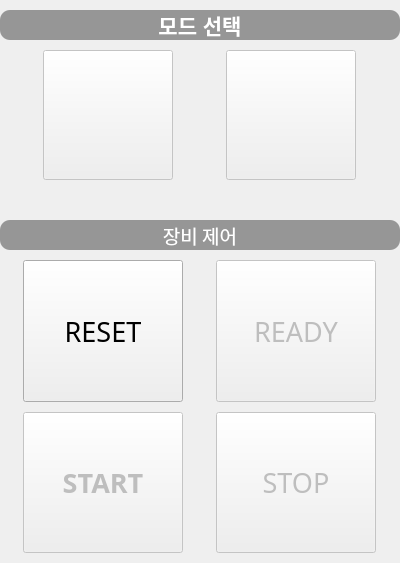
<?xml version="1.0" encoding="UTF-8"?>
<ui version="4.0">
 <class>ControlPanel</class>
 <widget class="QWidget" name="ControlPanel">
  <property name="geometry">
   <rect>
    <x>0</x>
    <y>0</y>
    <width>400</width>
    <height>563</height>
   </rect>
  </property>
  <property name="sizePolicy">
   <sizepolicy hsizetype="Fixed" vsizetype="Preferred">
    <horstretch>0</horstretch>
    <verstretch>0</verstretch>
   </sizepolicy>
  </property>
  <property name="maximumSize">
   <size>
    <width>400</width>
    <height>16777215</height>
   </size>
  </property>
  <property name="windowTitle">
   <string>Form</string>
  </property>
  <layout class="QVBoxLayout" name="verticalLayout_3">
   <property name="spacing">
    <number>40</number>
   </property>
   <property name="leftMargin">
    <number>0</number>
   </property>
   <property name="topMargin">
    <number>10</number>
   </property>
   <property name="rightMargin">
    <number>0</number>
   </property>
   <property name="bottomMargin">
    <number>10</number>
   </property>
   <item>
    <layout class="QVBoxLayout" name="verticalLayout_2">
     <property name="spacing">
      <number>10</number>
     </property>
     <item>
      <widget class="QLabel" name="label">
       <property name="sizePolicy">
        <sizepolicy hsizetype="Preferred" vsizetype="Fixed">
         <horstretch>0</horstretch>
         <verstretch>0</verstretch>
        </sizepolicy>
       </property>
       <property name="minimumSize">
        <size>
         <width>0</width>
         <height>30</height>
        </size>
       </property>
       <property name="maximumSize">
        <size>
         <width>16777215</width>
         <height>30</height>
        </size>
       </property>
       <property name="font">
        <font>
         <pointsize>16</pointsize>
         <bold>true</bold>
        </font>
       </property>
       <property name="styleSheet">
        <string notr="true">background-color: rgb(150, 150, 150);
border-radius: 10px;
color:#ffffff;
</string>
       </property>
       <property name="frameShape">
        <enum>QFrame::NoFrame</enum>
       </property>
       <property name="frameShadow">
        <enum>QFrame::Plain</enum>
       </property>
       <property name="text">
        <string>모드 선택</string>
       </property>
       <property name="alignment">
        <set>Qt::AlignCenter</set>
       </property>
       <property name="indent">
        <number>-1</number>
       </property>
      </widget>
     </item>
     <item>
      <layout class="QHBoxLayout" name="horizontalLayout">
       <item>
        <widget class="QPushButton" name="panoButton">
         <property name="enabled">
          <bool>false</bool>
         </property>
         <property name="sizePolicy">
          <sizepolicy hsizetype="Fixed" vsizetype="Fixed">
           <horstretch>0</horstretch>
           <verstretch>0</verstretch>
          </sizepolicy>
         </property>
         <property name="minimumSize">
          <size>
           <width>130</width>
           <height>130</height>
          </size>
         </property>
         <property name="maximumSize">
          <size>
           <width>130</width>
           <height>130</height>
          </size>
         </property>
         <property name="cursor">
          <cursorShape>ArrowCursor</cursorShape>
         </property>
         <property name="layoutDirection">
          <enum>Qt::LeftToRight</enum>
         </property>
         <property name="autoFillBackground">
          <bool>false</bool>
         </property>
         <property name="styleSheet">
          <string notr="true"/>
         </property>
         <property name="text">
          <string/>
         </property>
         <property name="icon">
          <iconset>
           <selectedoff>:/icon/pano.png</selectedoff>
           <selectedon>:/icon/pano_clicked.png</selectedon>
          </iconset>
         </property>
         <property name="iconSize">
          <size>
           <width>100</width>
           <height>150</height>
          </size>
         </property>
         <property name="checkable">
          <bool>true</bool>
         </property>
         <property name="checked">
          <bool>false</bool>
         </property>
        </widget>
       </item>
       <item>
        <widget class="QPushButton" name="cephButton">
         <property name="enabled">
          <bool>false</bool>
         </property>
         <property name="sizePolicy">
          <sizepolicy hsizetype="Fixed" vsizetype="Fixed">
           <horstretch>0</horstretch>
           <verstretch>0</verstretch>
          </sizepolicy>
         </property>
         <property name="minimumSize">
          <size>
           <width>130</width>
           <height>130</height>
          </size>
         </property>
         <property name="maximumSize">
          <size>
           <width>130</width>
           <height>130</height>
          </size>
         </property>
         <property name="autoFillBackground">
          <bool>false</bool>
         </property>
         <property name="styleSheet">
          <string notr="true"/>
         </property>
         <property name="text">
          <string/>
         </property>
         <property name="icon">
          <iconset>
           <selectedoff>:/icon/ceph.png</selectedoff>
           <selectedon>:/icon/ceph_clicked.png</selectedon>
          </iconset>
         </property>
         <property name="iconSize">
          <size>
           <width>100</width>
           <height>150</height>
          </size>
         </property>
         <property name="checkable">
          <bool>true</bool>
         </property>
         <property name="checked">
          <bool>false</bool>
         </property>
        </widget>
       </item>
      </layout>
     </item>
    </layout>
   </item>
   <item>
    <layout class="QVBoxLayout" name="verticalLayout">
     <property name="spacing">
      <number>10</number>
     </property>
     <item>
      <widget class="QLabel" name="label_2">
       <property name="sizePolicy">
        <sizepolicy hsizetype="Preferred" vsizetype="Fixed">
         <horstretch>0</horstretch>
         <verstretch>0</verstretch>
        </sizepolicy>
       </property>
       <property name="minimumSize">
        <size>
         <width>0</width>
         <height>30</height>
        </size>
       </property>
       <property name="maximumSize">
        <size>
         <width>16777215</width>
         <height>30</height>
        </size>
       </property>
       <property name="font">
        <font>
         <family>HY헤드라인M</family>
         <pointsize>14</pointsize>
         <bold>false</bold>
        </font>
       </property>
       <property name="styleSheet">
        <string notr="true">background-color: rgb(150, 150, 150);
border-radius: 10px;
color:#ffffff;
</string>
       </property>
       <property name="text">
        <string>장비 제어</string>
       </property>
       <property name="alignment">
        <set>Qt::AlignCenter</set>
       </property>
      </widget>
     </item>
     <item>
      <layout class="QGridLayout" name="gridLayout">
       <item row="0" column="0">
        <widget class="QPushButton" name="resetButton">
         <property name="enabled">
          <bool>true</bool>
         </property>
         <property name="sizePolicy">
          <sizepolicy hsizetype="Fixed" vsizetype="Expanding">
           <horstretch>0</horstretch>
           <verstretch>0</verstretch>
          </sizepolicy>
         </property>
         <property name="minimumSize">
          <size>
           <width>160</width>
           <height>0</height>
          </size>
         </property>
         <property name="maximumSize">
          <size>
           <width>160</width>
           <height>16777215</height>
          </size>
         </property>
         <property name="font">
          <font>
           <family>Arial Black</family>
           <pointsize>20</pointsize>
           <bold>false</bold>
          </font>
         </property>
         <property name="styleSheet">
          <string notr="true"/>
         </property>
         <property name="text">
          <string>RESET</string>
         </property>
         <property name="checkable">
          <bool>false</bool>
         </property>
        </widget>
       </item>
       <item row="0" column="1">
        <widget class="QPushButton" name="readyButton">
         <property name="enabled">
          <bool>false</bool>
         </property>
         <property name="sizePolicy">
          <sizepolicy hsizetype="Fixed" vsizetype="Expanding">
           <horstretch>0</horstretch>
           <verstretch>0</verstretch>
          </sizepolicy>
         </property>
         <property name="minimumSize">
          <size>
           <width>160</width>
           <height>0</height>
          </size>
         </property>
         <property name="maximumSize">
          <size>
           <width>160</width>
           <height>16777215</height>
          </size>
         </property>
         <property name="font">
          <font>
           <family>Arial Black</family>
           <pointsize>20</pointsize>
           <bold>false</bold>
          </font>
         </property>
         <property name="text">
          <string>READY</string>
         </property>
         <property name="checkable">
          <bool>false</bool>
         </property>
         <property name="checked">
          <bool>false</bool>
         </property>
        </widget>
       </item>
       <item row="1" column="0">
        <widget class="QPushButton" name="startButton">
         <property name="enabled">
          <bool>false</bool>
         </property>
         <property name="sizePolicy">
          <sizepolicy hsizetype="Fixed" vsizetype="Expanding">
           <horstretch>0</horstretch>
           <verstretch>0</verstretch>
          </sizepolicy>
         </property>
         <property name="minimumSize">
          <size>
           <width>160</width>
           <height>0</height>
          </size>
         </property>
         <property name="maximumSize">
          <size>
           <width>160</width>
           <height>16777215</height>
          </size>
         </property>
         <property name="font">
          <font>
           <family>Arial Black</family>
           <pointsize>20</pointsize>
           <bold>true</bold>
           <strikeout>false</strikeout>
           <stylestrategy>PreferDefault</stylestrategy>
           <kerning>true</kerning>
          </font>
         </property>
         <property name="text">
          <string>START</string>
         </property>
        </widget>
       </item>
       <item row="1" column="1">
        <widget class="QPushButton" name="stopButton">
         <property name="enabled">
          <bool>false</bool>
         </property>
         <property name="sizePolicy">
          <sizepolicy hsizetype="Fixed" vsizetype="Expanding">
           <horstretch>0</horstretch>
           <verstretch>0</verstretch>
          </sizepolicy>
         </property>
         <property name="minimumSize">
          <size>
           <width>160</width>
           <height>0</height>
          </size>
         </property>
         <property name="maximumSize">
          <size>
           <width>160</width>
           <height>16777215</height>
          </size>
         </property>
         <property name="font">
          <font>
           <family>Arial Black</family>
           <pointsize>20</pointsize>
           <bold>false</bold>
          </font>
         </property>
         <property name="text">
          <string>STOP</string>
         </property>
        </widget>
       </item>
      </layout>
     </item>
    </layout>
   </item>
  </layout>
 </widget>
 <resources/>
 <connections/>
</ui>
